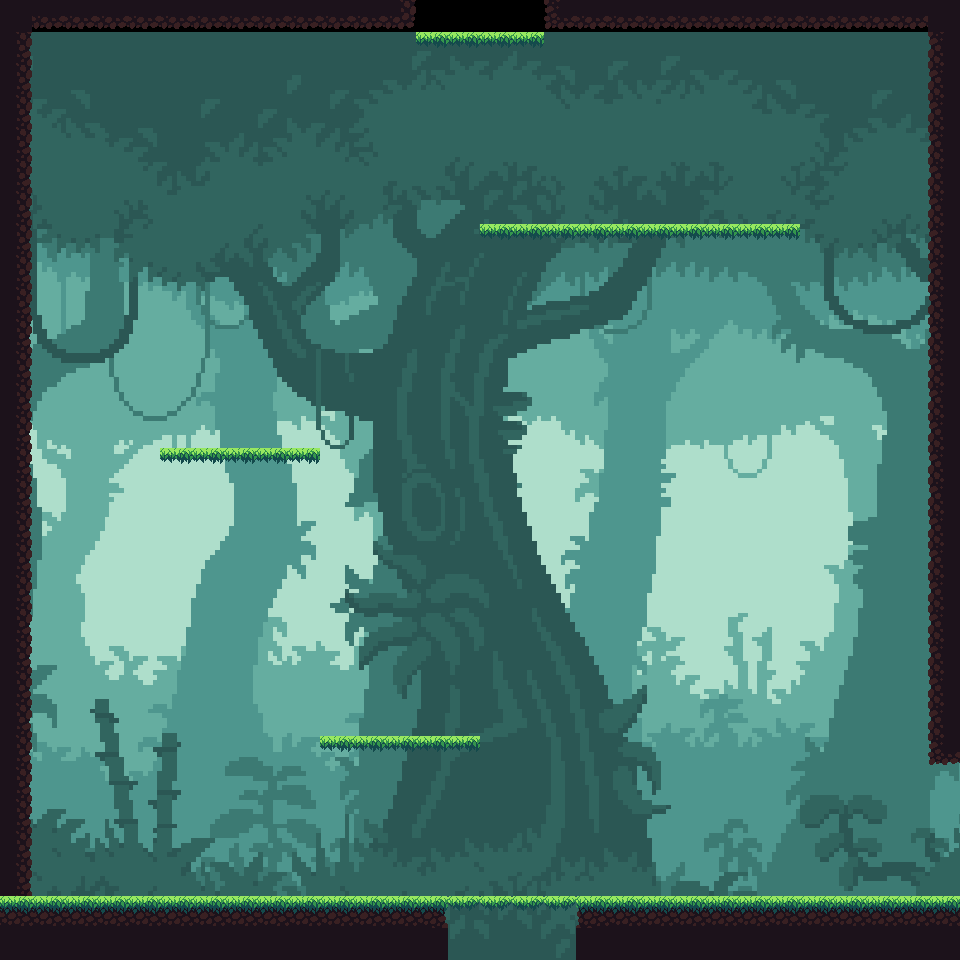

The image is a tile-based game level rendered from a .tmx file. Its description and complete source (layers, tilesets, objects, tile grids) follow:
An orthogonal 30x30 tile map with 32x32 px tiles, 1 tile layer (Tile Layer 1), 2 tilesets, 1 image layer and 22 objects (8x wall, 5x platform, portal_s, portal_e, portal_n, ...).

<map version="1.2" tiledversion="1.3.2" orientation="orthogonal" renderorder="right-down" compressionlevel="0" width="30" height="30" tilewidth="32" tileheight="32" infinite="0" nextlayerid="4" nextobjectid="34">
 <tileset firstgid="1" source="temp_portal.tsx" />
 <tileset firstgid="2" source="tileset_1.tsx" />
 <imagelayer id="3" name="Image Layer 1" offsetx="-320" offsety="32">
  <image source="../sprites/c0_hep.png" width="1845" height="1034" />
 </imagelayer>
 <layer id="1" name="Tile Layer 1" width="30" height="30">
  <data encoding="csv">
10,17,17,17,17,17,17,17,17,17,17,17,18,0,0,0,0,16,17,17,17,17,17,17,17,17,17,17,17,10,
11,0,0,0,0,0,0,0,0,0,0,0,0,38,38,38,38,0,0,0,0,0,0,0,0,0,0,0,0,9,
11,0,0,0,0,0,0,0,0,0,0,0,0,0,0,0,0,0,0,0,0,0,0,0,0,0,0,0,0,9,
11,0,0,0,0,0,0,0,0,0,0,0,0,0,0,0,0,0,0,0,0,0,0,0,0,0,0,0,0,9,
11,0,0,0,0,0,0,0,0,0,0,0,0,0,0,0,0,0,0,0,0,0,0,0,0,0,0,0,0,9,
11,0,0,0,0,0,0,0,0,0,0,0,0,0,0,0,0,0,0,0,0,0,0,0,0,0,0,0,0,9,
11,0,0,0,0,0,0,0,0,0,0,0,0,0,0,0,0,0,0,0,0,0,0,0,0,0,0,0,0,9,
11,0,0,0,0,0,0,0,0,0,0,0,0,0,0,38,38,38,38,38,38,38,38,38,38,0,0,0,0,9,
11,0,0,0,0,0,0,0,0,0,0,0,0,0,0,0,0,0,0,0,0,0,0,0,0,0,0,0,0,9,
11,0,0,0,0,0,0,0,0,0,0,0,0,0,0,0,0,0,0,0,0,0,0,0,0,0,0,0,0,9,
11,0,0,0,0,0,0,0,0,0,0,0,0,0,0,0,0,0,0,0,0,0,0,0,0,0,0,0,0,9,
11,0,0,0,0,0,0,0,0,0,0,0,0,0,0,0,0,0,0,0,0,0,0,0,0,0,0,0,0,9,
11,0,0,0,0,0,0,0,0,0,0,0,0,0,0,0,0,0,0,0,0,0,0,0,0,0,0,0,0,9,
11,0,0,0,0,0,0,0,0,0,0,0,0,0,0,0,0,0,0,0,0,0,0,0,0,0,0,0,0,9,
11,0,0,0,0,38,38,38,38,38,0,0,0,0,0,0,0,0,0,0,0,0,0,0,0,0,0,0,0,9,
11,0,0,0,0,0,0,0,0,0,0,0,0,0,0,0,0,0,0,0,0,0,0,0,0,0,0,0,0,9,
11,0,0,0,0,0,0,0,0,0,0,0,0,0,0,0,0,0,0,0,0,0,0,0,0,0,0,0,0,9,
11,0,0,0,0,0,0,0,0,0,0,0,0,0,0,0,0,0,0,0,0,0,0,0,0,0,0,0,0,9,
11,0,0,0,0,0,0,0,0,0,0,0,0,0,0,0,0,0,0,0,0,0,0,0,0,0,0,0,0,9,
11,0,0,0,0,0,0,0,0,0,0,0,0,0,0,0,0,0,0,0,0,0,0,0,0,0,0,0,0,9,
11,0,0,0,0,0,0,0,0,0,0,0,0,0,0,0,0,0,0,0,0,0,0,0,0,0,0,0,0,9,
11,0,0,0,0,0,0,0,0,0,0,0,0,0,0,0,0,0,0,0,0,0,0,0,0,0,0,0,0,9,
11,0,0,0,0,0,0,0,0,0,0,0,0,0,0,0,0,0,0,0,0,0,0,0,0,0,0,0,0,9,
11,0,0,0,0,0,0,0,0,0,38,38,38,38,38,0,0,0,0,0,0,0,0,0,0,0,0,0,0,16,
11,0,0,0,0,0,0,0,0,0,0,0,0,0,0,0,0,0,0,0,0,0,0,0,0,0,0,0,0,0,
11,0,0,0,0,0,0,0,0,0,0,0,0,0,0,0,0,0,0,0,0,0,0,0,0,0,0,0,0,0,
11,0,0,0,0,0,0,0,0,0,0,0,0,0,0,0,0,0,0,0,0,0,0,0,0,0,0,0,0,0,
11,0,0,0,0,0,0,0,0,0,0,0,0,0,0,0,0,0,0,0,0,0,0,0,0,0,0,0,0,0,
3,3,3,3,3,3,3,3,3,3,3,3,3,4,22,22,22,22,2,3,3,3,3,3,3,3,3,3,3,3,
10,10,10,10,10,10,10,10,10,10,10,10,10,10,0,0,0,0,10,10,10,10,10,10,10,10,10,10,10,10
</data>
 </layer>
 <objectgroup id="2" name="Object Layer 1">
  <object id="1" name="wall" x="576" y="896" width="384" height="32" />
  <object id="2" name="wall" x="0" y="0" width="32" height="896" />
  <object id="4" name="wall" x="928" y="0" width="32" height="768" />
  <object id="8" name="wall" x="576" y="928" width="32" height="32" />
  <object id="9" name="wall" x="416" y="928" width="32" height="32" />
  <object id="10" name="portal_s" x="448" y="928" width="128" height="32" />
  <object id="11" name="wall" x="0" y="896" width="448" height="32" />
  <object id="12" x="224" y="1056" />
  <object id="13" name="platform" x="448" y="896" width="128" height="32" />
  <object id="14" x="224" y="1056" />
  <object id="16" name="portal_e" x="928" y="768" width="32" height="128" />
  <object id="18" name="platform" x="320" y="736" width="160" height="32" />
  <object id="19" name="platform" x="160" y="448" width="160" height="32" />
  <object id="20" name="platform" x="480" y="224" width="320" height="32" />
  <object id="21" name="platform" x="384" y="32" width="192" height="32" />
  <object id="22" name="wall" x="32" y="0" width="384" height="32" />
  <object id="23" name="wall" x="544" y="0" width="384" height="32" />
  <object id="24" name="portal_n" x="416" y="0" width="128" height="32" />
  <object id="30" name="p_n" x="480" y="64" width="32" height="32" />
  <object id="31" name="p_e" x="863" y="864" width="32" height="32" />
  <object id="32" name="p_s" x="512" y="864" width="32" height="32" />
  <object id="33" name="p_d" x="416" y="320" width="32" height="32" />
 </objectgroup>
</map>
